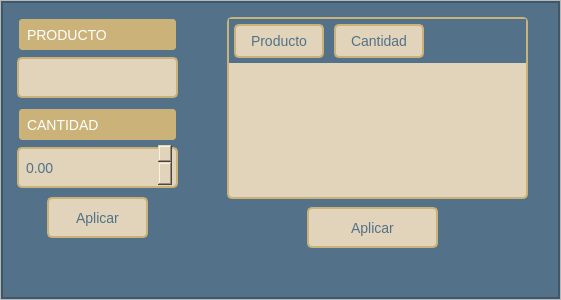
<?xml version="1.0" encoding="UTF-8"?>
<ui version="4.0">
 <class>exit_window</class>
 <widget class="QWidget" name="exit_window">
  <property name="geometry">
   <rect>
    <x>0</x>
    <y>0</y>
    <width>561</width>
    <height>300</height>
   </rect>
  </property>
  <property name="windowTitle">
   <string>Nueva salida</string>
  </property>
  <layout class="QVBoxLayout" name="verticalLayout">
   <property name="spacing">
    <number>0</number>
   </property>
   <property name="leftMargin">
    <number>0</number>
   </property>
   <property name="topMargin">
    <number>0</number>
   </property>
   <property name="rightMargin">
    <number>0</number>
   </property>
   <property name="bottomMargin">
    <number>0</number>
   </property>
   <item>
    <widget class="QFrame" name="central_frame">
     <property name="frameShape">
      <enum>QFrame::StyledPanel</enum>
     </property>
     <property name="frameShadow">
      <enum>QFrame::Raised</enum>
     </property>
     <layout class="QVBoxLayout" name="verticalLayout_2">
      <property name="spacing">
       <number>0</number>
      </property>
      <property name="leftMargin">
       <number>0</number>
      </property>
      <property name="topMargin">
       <number>0</number>
      </property>
      <property name="rightMargin">
       <number>0</number>
      </property>
      <property name="bottomMargin">
       <number>0</number>
      </property>
      <item>
       <widget class="QFrame" name="backgroundcolor_frame">
        <property name="styleSheet">
         <string notr="true">background-color: #537188;</string>
        </property>
        <property name="frameShape">
         <enum>QFrame::StyledPanel</enum>
        </property>
        <property name="frameShadow">
         <enum>QFrame::Raised</enum>
        </property>
        <layout class="QVBoxLayout" name="verticalLayout_3">
         <property name="spacing">
          <number>0</number>
         </property>
         <property name="leftMargin">
          <number>0</number>
         </property>
         <property name="topMargin">
          <number>0</number>
         </property>
         <property name="rightMargin">
          <number>0</number>
         </property>
         <property name="bottomMargin">
          <number>0</number>
         </property>
         <item>
          <widget class="QFrame" name="content_frame">
           <property name="frameShape">
            <enum>QFrame::StyledPanel</enum>
           </property>
           <property name="frameShadow">
            <enum>QFrame::Raised</enum>
           </property>
           <widget class="QComboBox" name="productos_exit">
            <property name="geometry">
             <rect>
              <x>10</x>
              <y>50</y>
              <width>171</width>
              <height>51</height>
             </rect>
            </property>
            <property name="styleSheet">
             <string notr="true">QComboBox {
    background-color: #E1D4BB;
    color: #537188;
    border: 2px solid #CBB279;
    border-radius: 5px;
    padding: 5px;
    margin: 5px;
    font-size: 14px;
}

QComboBox::drop-down {
    border: none;
}

QComboBox::down-arrow {
    image: url(C:/Users/velar/OneDrive/Escritorio/Planta2/assets/icons8-expand-arrow-24.png);
}

QComboBox QAbstractItemView {
    border: 2px solid #537188;
    selection-background-color: #CBB279;
}</string>
            </property>
           </widget>
           <widget class="QLabel" name="label">
            <property name="geometry">
             <rect>
              <x>10</x>
              <y>10</y>
              <width>171</width>
              <height>45</height>
             </rect>
            </property>
            <property name="layoutDirection">
             <enum>Qt::LeftToRight</enum>
            </property>
            <property name="styleSheet">
             <string notr="true">QLabel {
    color: #ffffff;
    border: 2px solid #537188;
    border-radius: 5px;
    padding: 5px;
    margin: 5px;
    font-size: 14px;
    text-align: center;
    background-color: #CBB279;
}</string>
            </property>
            <property name="text">
             <string>PRODUCTO</string>
            </property>
           </widget>
           <widget class="QDoubleSpinBox" name="cantidad_exit_spin">
            <property name="geometry">
             <rect>
              <x>10</x>
              <y>140</y>
              <width>171</width>
              <height>51</height>
             </rect>
            </property>
            <property name="styleSheet">
             <string notr="true"> QDoubleSpinBox {
    background-color: #E1D4BB;
    color: #537188;
    border: 2px solid #CBB279;
    border-radius: 5px;
    padding: 5px;
    margin: 5px;
    font-size: 14px;
}

QDoubleSpinBox::up-button {
    width: 20px;
    border: none;
    background: #537188 url(C:/Users/velar/OneDrive/Escritorio/Planta2/assets/icons8-collapse-arrow-24.png) no-repeat center;
}

QDoubleSpinBox::down-button {
    width: 20px;
    border: none;
    background: #537188 url(C:/Users/velar/OneDrive/Escritorio/Planta2/assets/icons8-expand-arrow-24.png) no-repeat center;
}

QDoubleSpinBox::up-button:pressed {
    background: #CBB279 url(C:/Users/velar/OneDrive/Escritorio/Planta2/assets/icons8-collapse-arrow-24.png) no-repeat center;
}

QDoubleSpinBox::down-button:pressed {
    background: #CBB279 url(C:/Users/velar/OneDrive/Escritorio/Planta2/assets/icons8-expand-arrow-24.png) no-repeat center;
}</string>
            </property>
           </widget>
           <widget class="QLabel" name="label_2">
            <property name="geometry">
             <rect>
              <x>10</x>
              <y>100</y>
              <width>171</width>
              <height>45</height>
             </rect>
            </property>
            <property name="layoutDirection">
             <enum>Qt::LeftToRight</enum>
            </property>
            <property name="styleSheet">
             <string notr="true">QLabel {
    color: #ffffff;
    border: 2px solid #537188;
    border-radius: 5px;
    padding: 5px;
    margin: 5px;
    font-size: 14px;
    text-align: center;
    background-color: #CBB279;
}</string>
            </property>
            <property name="text">
             <string>CANTIDAD</string>
            </property>
           </widget>
           <widget class="QPushButton" name="submit_exit_button">
            <property name="geometry">
             <rect>
              <x>300</x>
              <y>200</y>
              <width>141</width>
              <height>51</height>
             </rect>
            </property>
            <property name="styleSheet">
             <string notr="true">QPushButton {
    background-color: #E1D4BB;
    color: #537188;
    border: 2px solid #CBB279;
    border-radius: 5px;
    padding: 5px;
    margin: 5px;
    font-size: 14px;
}

QPushButton:hover {
    background-color: #CBB279;
    border: 2px solid #537188;
}

QPushButton:pressed {
    background-color: #CBB279;
    border: 2px solid #537188;
    padding-left: 7px;
}</string>
            </property>
            <property name="text">
             <string>Aplicar</string>
            </property>
           </widget>
           <widget class="QTableWidget" name="tabla_productos_salida">
            <property name="geometry">
             <rect>
              <x>220</x>
              <y>10</y>
              <width>311</width>
              <height>192</height>
             </rect>
            </property>
            <property name="styleSheet">
             <string notr="true">QTableWidget {
    background-color: #E1D4BB;
    color: #537188;
    border: 2px solid #CBB279;
    border-radius: 5px;
    margin: 5px;
    font-size: 14px;
    gridline-color: #537188;
}

QTableWidget::item {
    border: 1px solid #537188;
}

QTableWidget::item:selected {
    background-color: #CBB279;
    color: #E1D4BB;
}

QHeaderView::section {
    background-color: #E1D4BB;
    color: #537188;
    padding: 5px;
    border: 2px solid #CBB279;
    border-radius: 5px;
    margin: 5px;
    font-size: 14px;
}</string>
            </property>
            <column>
             <property name="text">
              <string>Producto</string>
             </property>
            </column>
            <column>
             <property name="text">
              <string>Cantidad</string>
             </property>
            </column>
           </widget>
           <widget class="QPushButton" name="agrega_ingrediente_salida">
            <property name="geometry">
             <rect>
              <x>40</x>
              <y>190</y>
              <width>111</width>
              <height>51</height>
             </rect>
            </property>
            <property name="styleSheet">
             <string notr="true">QPushButton {
    background-color: #E1D4BB;
    color: #537188;
    border: 2px solid #CBB279;
    border-radius: 5px;
    padding: 5px;
    margin: 5px;
    font-size: 14px;
}

QPushButton:hover {
    background-color: #CBB279;
    border: 2px solid #537188;
}

QPushButton:pressed {
    background-color: #CBB279;
    border: 2px solid #537188;
    padding-left: 7px;
}</string>
            </property>
            <property name="text">
             <string>Aplicar</string>
            </property>
           </widget>
          </widget>
         </item>
        </layout>
       </widget>
      </item>
     </layout>
    </widget>
   </item>
  </layout>
 </widget>
 <resources/>
 <connections/>
</ui>
